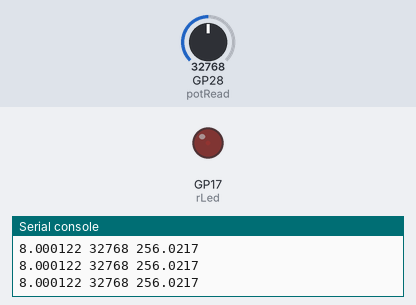
Recording of a program running on a simulated Raspberry Pi Pico running MicroPython. Shown: output pins drawn as LEDs (lit = HIGH), the last lines printed to the serial console. The inputs (shaded band) are chosen by the test bench; at power-on: GP28 (potRead) = 32768 (analog values on the 0–65535 scale).

Above: at 1.2 s.
1.3 s: GP28 (potRead) set to 57670
At 2.4 s:
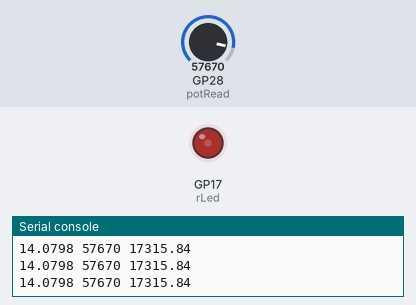
2.8 s: GP28 (potRead) set to 65535
At 3.8 s:
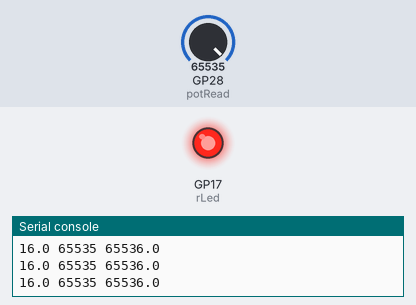
4.3 s: GP28 (potRead) set to 32767
At 5.1 s:
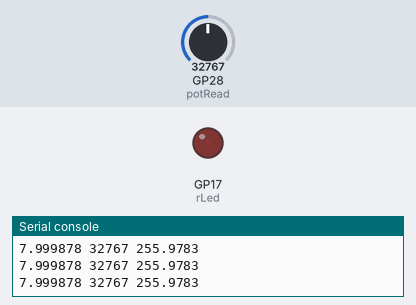
Timing chart, 0 to 7.3 s (numbered marks = the images above; inputs shaded):
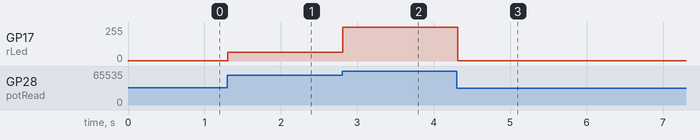

The program:

lesson_11_scale_pot_val.py
```python
# Lesson 11 Scale down potentiometer reading into 16ths.
# instead of turning the potentiometer through the infinite range
# 0 to 65,550 you are now ranging it from 0 to 16.
# creating a more uniform dimming and illuminating effect on the
# human visual spectrum.
# For a more fluid dimming and brightening of the led.
# Paul McWhorter's Pico 11 Lesson https://youtu.be/MCo5nXAKyUU?si=9r7qHtMw8lW-Y-Wa
# Supplies: Pico, 10K potent, 220 Ohm resistor, red led,
# 5 Jumpper wires, and an Ice cold Cafine Beverage.
from machine import Pin, ADC, PWM
from time import sleep
potPin = 28     # Assign Pin Number for Analog read off of Potent's middle pin.
redLed = 17     # Assign Pin number to variable
potRead = ADC(potPin)     # Get reading from analog signal input
rLed = PWM (Pin(redLed))  # Activate PWM pin for output signal
rLed.freq(1000)     #Frequency of cycles
rLed.duty_u16(0)    # Out puts simulated voltage by
                    # by manipulating duty cycle
try:
    while True:
        potVal = potRead.read_u16()  # Gets Value of Read Pin
        expVal = (16/65535) * potVal # Exponential value for dividing 16 by potVal

        brightNess = (2)**expVal # converts the exponential value into the outgoing PWM
                                 # signal back to an ADC Value. 2 is the constant of the
                                 # between the two  exponent values.
                                 # You find the constant by c= (65550**(1/16)

        print (expVal,potVal,brightNess)
        rLed.duty_u16(int(brightNess)) # Sends ADC value in the form of volts to the led.
        sleep(.1) # Stops loop from cycling to fast and overwhelming you with the data
                  # being printed to the screen.

except KeyboardInterrupt:
    rLed.duty_u16(0)
```

Measured:
- after the input at 1.3 s, GP17 (rLed): 1/255 → 67/255 at once
- after the input at 2.8 s, GP17 (rLed): 67/255 → 255/255 at once
- after the input at 4.3 s, GP17 (rLed): 255/255 → 1/255 at once
